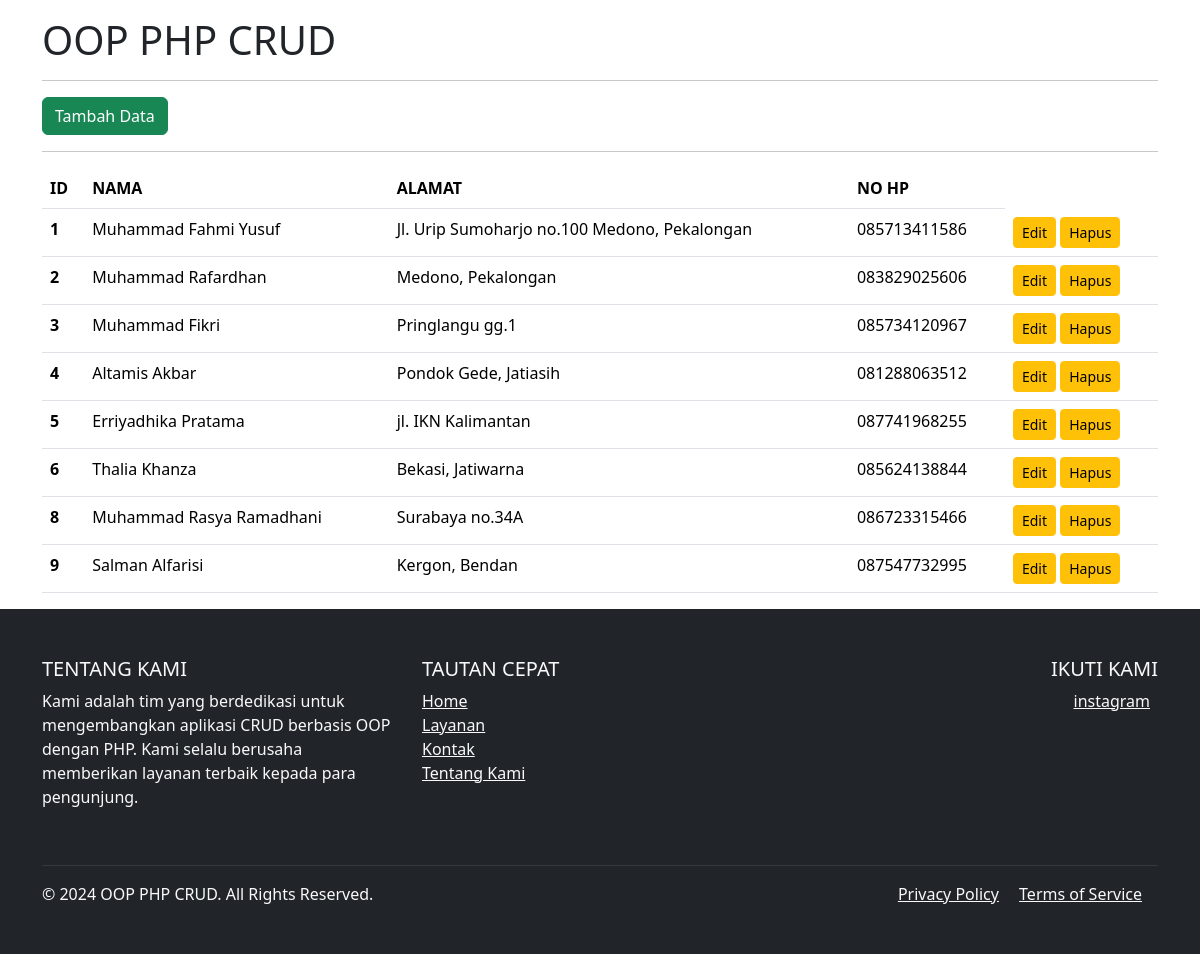
The page / on the database its author committed.
### tables this page shows
CREATE TABLE `tb_users` (
  `id` int(10) NOT NULL,
  `nama` varchar(255) NOT NULL,
  `alamat` varchar(255) NOT NULL,
  `nohp` varchar(14) NOT NULL
);

### database.php (called while the page is built, shortened)
<?php
class Database {
    public $host = "localhost";
    public $username = "root";
    public $password = "";
    public $database = "db_php";
    public $connect;
    function __construct() {
        $this->connect = mysqli_connect($this->host, $this->username, $this->password);
        mysqli_select_db($this->connect, $this->database);
    }
    public function tampilData() {
        $data = mysqli_query($this->connect, "SELECT * FROM tb_users");
        $rows = mysqli_fetch_all($data, MYSQLI_ASSOC);
        return $rows;
    }
}
?>

### index.php (the view, shortened to what this page needs)
<?php
include "database.php";
$db = new Database();
?>
<!doctype html>
<html lang="en">
  <head>
    <link href="https://cdn.jsdelivr.net/npm/bootstrap@5.3.3/dist/css/bootstrap.min.css" rel="stylesheet">
  </head>
  <body>
    <div class="container mt-3">
        <h1>OOP PHP CRUD</h1>
        <hr>
        <a href="input.php" class="btn btn-success">Tambah Data</a>
        <hr>
        <table class="table table-hover">
            <thead>
                <tr>
                    <th scope="col">ID</th>
                    <th scope="col">NAMA</th>
                    <th scope="col">ALAMAT</th>
                    <th scope="col">NO HP</th>
                </tr>
            </thead>
            <tbody>
            <?php
            foreach ($db->tampilData() as $dataUser) {
            ?>
                <tr>
                    <th><?php echo $dataUser['id']; ?></th>
                    <td><?php echo $dataUser['nama'];?></td>
                    <td><?php echo $dataUser['alamat'];?></td>
                    <td><?php echo $dataUser['nohp'];?></td>
                    <td>
                        <a href="edit.php?id=<?php echo $dataUser['id']; ?>" class="btn btn-warning btn-sm">Edit</a>
                        <a href="proses.php?id=<?php echo $dataUser['id']?>&aksi=hapus" class="btn btn-warning btn-sm">Hapus</a>
                    </td>
                </tr>
                <?php
            }
            ?>
            </tbody>
        </table>
    </div>
    <footer class="bg-dark text-light py-5">
        <div class="container">
            <div class="row">
                <div class="col-md-4 mb-4">
                    <h5 class="text-uppercase">Tentang Kami</h5>
                    <p>Kami adalah tim yang berdedikasi untuk mengembangkan aplikasi CRUD berbasis OOP dengan PHP. Kami selalu berusaha memberikan layanan terbaik kepada para pengunjung.</p>
                </div>
                <div class="col-md-4 mb-4">
                    <h5 class="text-uppercase">Tautan Cepat</h5>
                    <ul class="list-unstyled">
                        <li><a href="#" class="text-light">Home</a></li>
                        <li><a href="#" class="text-light">Layanan</a></li>
                        <li><a href="#" class="text-light">Kontak</a></li>
                        <li><a href="#" class="text-light">Tentang Kami</a></li>
                    </ul>
                </div>
                <div class="col-md-4 mb-4 text-md-end">
                    <h5 class="text-uppercase">Ikuti Kami</h5>
                    <a target="blank" href="www.instagram.com/faahmiyusuff" class="text-light me-2">instagram<i class="fab fa-instagram"></i></a>
                </div>
            </div>
            <hr class="border-secondary">
            <div class="row">
                <div class="col-md-6">
                    <p class="mb-0">&copy; 2024 OOP PHP CRUD. All Rights Reserved.</p>
                </div>
                <div class="col-md-6 text-md-end">
                    <a href="#" class="text-light me-3">Privacy Policy</a>
                    <a href="#" class="text-light me-3">Terms of Service</a>
                </div>
            </div>
        </div>
    </footer>
</body>
</html>

### rows shown on the page
tb_users: id "1", nama "Muhammad Fahmi Yusuf", alamat "Jl. Urip Sumoharjo no.100 Medono, Pekalongan", nohp "085713411586"
tb_users: id "2", nama "Muhammad Rafardhan", alamat "Medono, Pekalongan", nohp "083829025606"
tb_users: id "3", nama "Muhammad Fikri", alamat "Pringlangu gg.1", nohp "085734120967"
tb_users: id "4", nama "Altamis Akbar", alamat "Pondok Gede, Jatiasih", nohp "081288063512"
tb_users: id "5", nama "Erriyadhika Pratama", alamat "jl. IKN Kalimantan", nohp "087741968255"
tb_users: id "6", nama "Thalia Khanza", alamat "Bekasi, Jatiwarna", nohp "085624138844"
tb_users: id "8", nama "Muhammad Rasya Ramadhani", alamat "Surabaya no.34A", nohp "086723315466"
tb_users: id "9", nama "Salman Alfarisi", alamat "Kergon, Bendan", nohp "087547732995"
